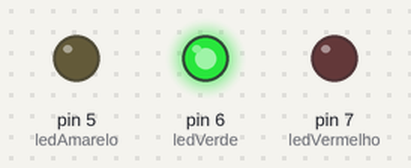
Simulated run of this sketch. Board: Arduino Uno, built with avr-gcc and run on an emulated ATmega328P. Shown: output pins drawn as LEDs (lit = HIGH).

Above: at 1.5 s.
At 4.0 s:
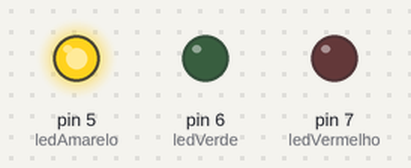
At 6.5 s:
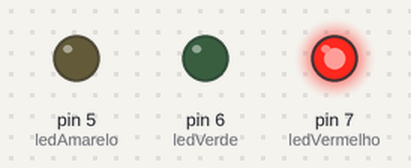
Timing chart, 0 to 10.4 s (numbered marks = the images above):
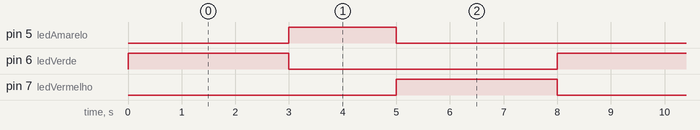

Measured:
- by itself, pin 5 (ledAmarelo): alternates HIGH for 2.0 s and LOW for 6.0 s
- by itself, pin 6 (ledVerde), pin 7 (ledVermelho): alternates HIGH for 3.0 s and LOW for 5.0 s
- by itself, everything shown: repeats every 8.0 s, in 4 steps

The sketch:

sem_foros1__1_.ino
```cpp
int ledVermelho = 7;
int ledAmarelo = 5;
int ledVerde = 6;

void setup () {
	pinMode (ledVermelho, OUTPUT);
	pinMode (ledAmarelo, OUTPUT);
	pinMode (ledVerde, OUTPUT);
}

void loop () {

	digitalWrite (ledVerde, HIGH);
	delay (3000);
	digitalWrite (ledVerde, LOW);
	digitalWrite (ledAmarelo, HIGH);
	delay (2000);
	digitalWrite (ledAmarelo, LOW);
	digitalWrite (ledVermelho, HIGH);
	delay (3000);
	digitalWrite (ledVermelho, LOW);
}
```
